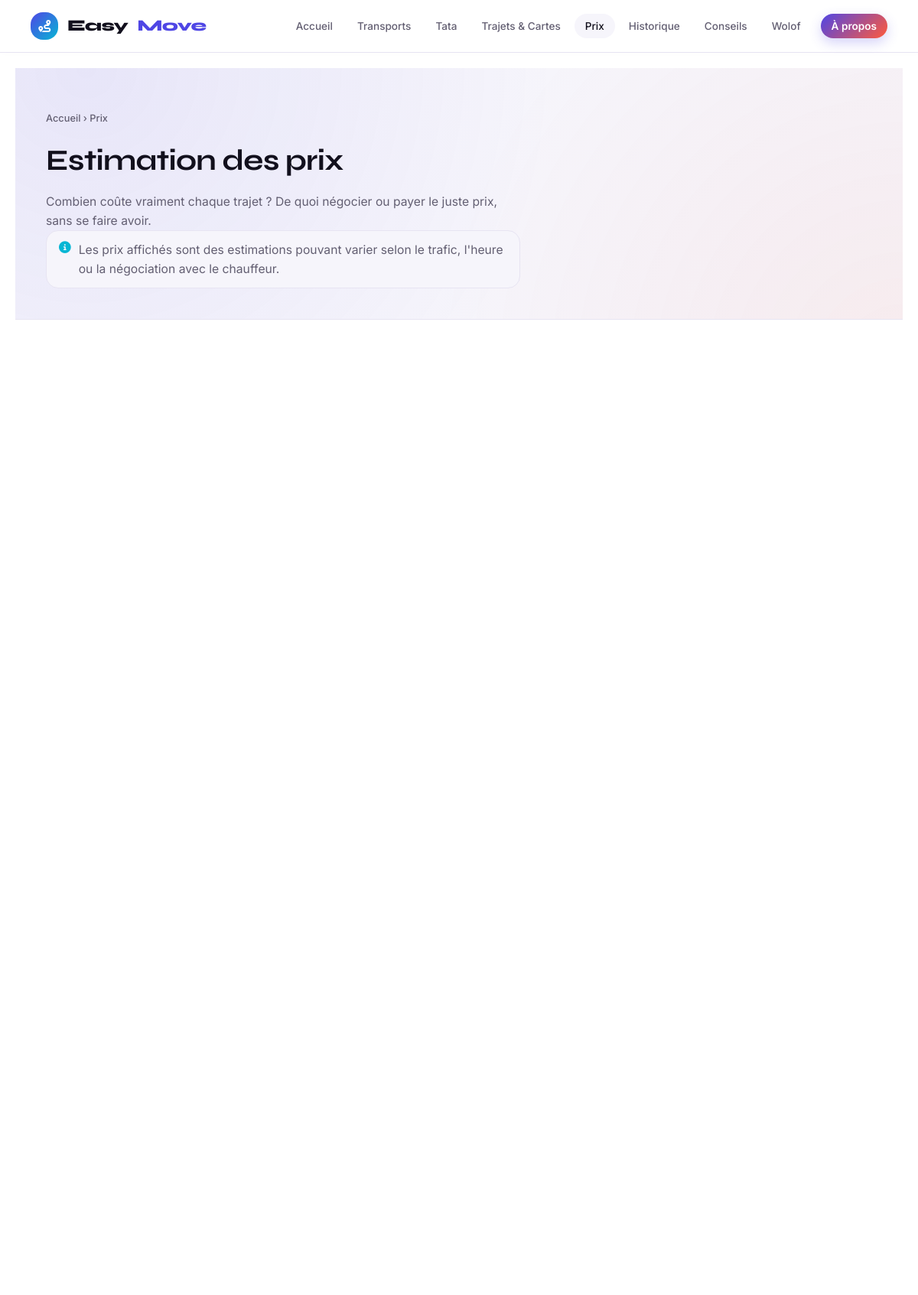
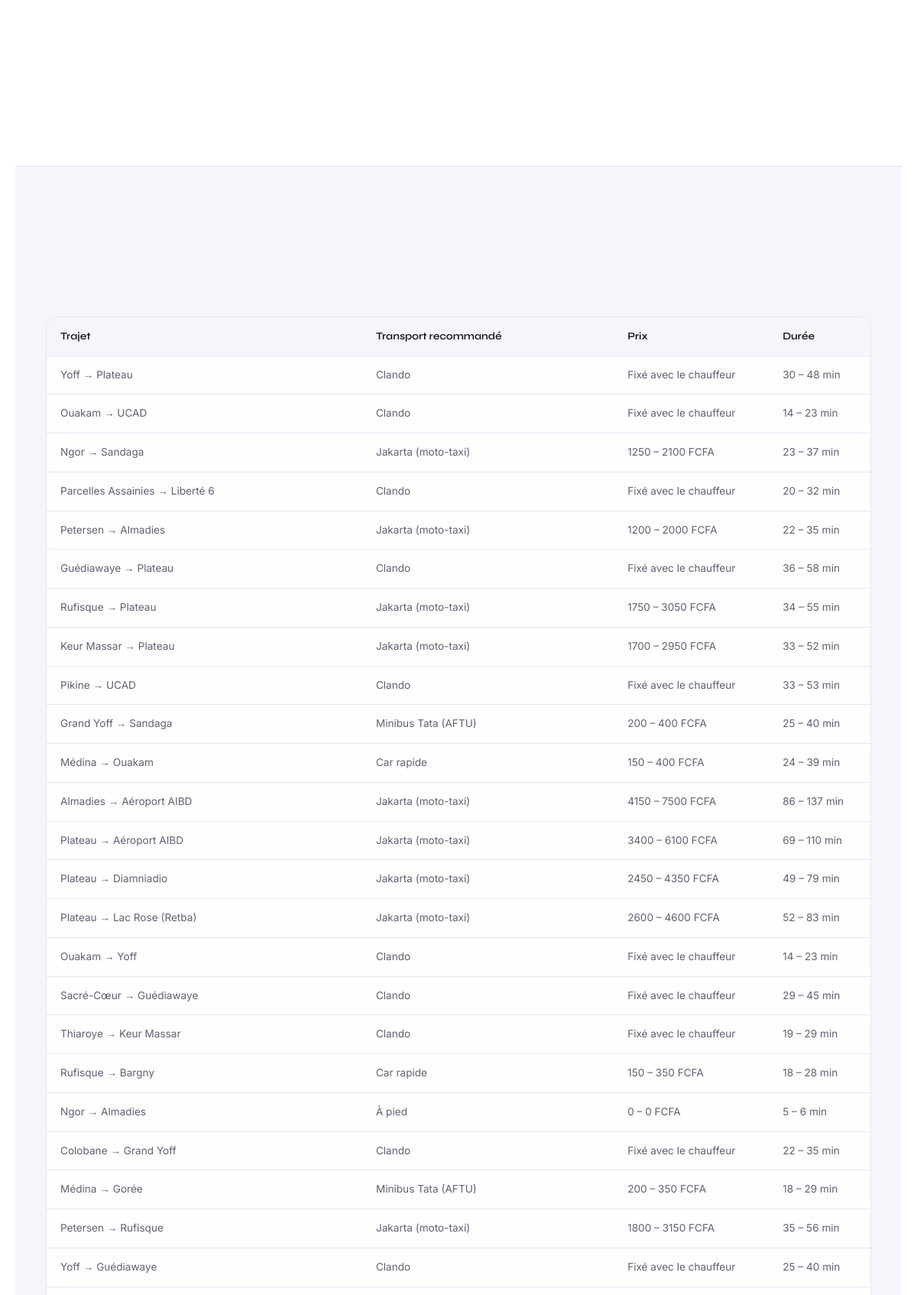
Screenshot of /prix (upper part) with the database file from the repository (2 pictures, top to bottom).
### tables this page shows
CREATE TABLE lieux (
    id_lieu       INTEGER PRIMARY KEY AUTOINCREMENT,
    nom           TEXT NOT NULL,
    type_lieu     TEXT NOT NULL,      -- ex: 'quartier', 'ville', 'aeroport', 'universite', 'site_touristique'
    latitude      REAL NOT NULL,
    longitude     REAL NOT NULL,
    description   TEXT
);

CREATE TABLE moyens_transport (
    id_transport    INTEGER PRIMARY KEY AUTOINCREMENT,
    nom             TEXT NOT NULL,
    image_url       TEXT,             -- URL/Chemin de l'image réelle (ex: /static/img/BRT.jpg)
    description     TEXT,
    cout_min        INTEGER,          -- en FCFA
    cout_max        INTEGER,          -- en FCFA
    niveau_confort  TEXT,             -- 'Faible', 'Moyen', 'Élevé'
    disponibilite   TEXT,             -- ex: '24h/24', 'Heures de bureau'
    avantages       TEXT,
    inconvenients   TEXT);

### app.py (the view)
@app.route("/prix")
def prix():
    transports = [dict(t) for t in database.get_tous_les_transports()]
    for t in transports:
        t["niveau_prix"] = get_niveau_prix(t["cout_min"], t["cout_max"])
    return render_template(
        "prix.html",
        transports=transports,
        trajets=database.get_tous_les_trajets(),
        active_page="prix",
    )

### app.py (called while the page is built)
def get_niveau_prix(cout_min, cout_max):
    moyenne = (cout_min + cout_max) / 2
    if moyenne <= 500:
        return {"label": "Économique", "classe": "badge-vert"}
    elif moyenne <= 2000:
        return {"label": "Moyen", "classe": "badge-jaune"}
    return {"label": "Cher", "classe": "badge-rouge"}

### database.py (called while the page is built, shortened)
def get_connection():
    conn = sqlite3.connect(DB_PATH)
    conn.row_factory = sqlite3.Row
    conn.execute("PRAGMA foreign_keys = ON")
    return conn

def get_tous_les_transports():
    conn = get_connection()
    transports = conn.execute(
        "SELECT * FROM moyens_transport ORDER BY cout_min"
    ).fetchall()
    conn.close()
    return transports

def _niveau_difficulte(options):
    meilleur_transit = None
    for o in options:
        if o["nom_transport"] not in ("Taxi", "Clando", "Jakarta (moto-taxi)", "À pied"):
            meilleur_transit = o
            break
    if meilleur_transit is None:
        return "Complexe"
    if meilleur_transit["correspondances"] == "Aucune":
        return "Facile"
    if meilleur_transit["correspondances"].startswith(("1 ", "2 ")):
        return "Moyen"
    return "Complexe"

def _construire_reponse(conn, lieu_depart, lieu_arrivee, graphe=None):
    options, distance_km = itineraire.calculer_itineraire(conn, lieu_depart, lieu_arrivee, graphe=graphe)
    trajet_info = {
        "id_trajet": None,
        "id_lieu_depart": lieu_depart["id_lieu"], "id_lieu_arrivee": lieu_arrivee["id_lieu"],
        "nom_depart": lieu_depart["nom"], "lat_depart": lieu_depart["latitude"], "lng_depart": lieu_depart["longitude"],
        "nom_arrivee": lieu_arrivee["nom"], "lat_arrivee": lieu_arrivee["latitude"], "lng_arrivee": lieu_arrivee["longitude"],
        "distance_km": round(distance_km, 1),
        "niveau_difficulte": _niveau_difficulte(options),
        "description": f"Itinéraire calculé automatiquement entre {lieu_depart['nom']} et {lieu_arrivee['nom']}.",
    }
    return {"trajet": trajet_info, "options": options}

def get_tous_les_trajets():
    conn = get_connection()
    lieux_par_nom = {l["nom"]: l for l in conn.execute("SELECT * FROM lieux").fetchall()}
    graphe = itineraire.Graphe(conn)
    resultat = []
    for nom_depart, nom_arrivee in TRAJETS_POPULAIRES:
        ld, la = lieux_par_nom.get(nom_depart), lieux_par_nom.get(nom_arrivee)
        if not ld or not la:
            continue
        resultat.append(_construire_reponse(conn, ld, la, graphe=graphe))
    conn.close()
    return resultat

### templates/prix.html (shortened to what this page needs)
{% extends "base.html" %}
{% from "_icons.html" import vignette_transport %}
{% block content %}
    <div class="page-header">
        <div class="container">
            <div class="breadcrumb"><a href="{{ url_for('accueil') }}">Accueil</a> › Prix</div>
            <h1>Estimation des prix</h1>
            <p>Combien coûte vraiment chaque trajet ? De quoi négocier ou payer le juste prix, sans se faire avoir.</p>
            <p class="prix-note"><i class="fa-solid fa-circle-info"></i> Les prix affichés sont des estimations pouvant varier selon le trafic, l'heure ou la négociation avec le chauffeur.</p>
        </div>
    </div>
    <section class="section">
        <div class="container">
        </div>
    </section>
    <section class="section section-alt">
        <div class="container">
            <div style="overflow-x: auto;">
                <table class="compare-table">
                    <thead>
                        <tr>
                            <th>Trajet</th>
                            <th>Transport recommandé</th>
                            <th>Prix</th>
                            <th>Durée</th>
                        </tr>
                    </thead>
                    <tbody>
                        {% for item in trajets %}
                        {% set t = item.trajet %}
                        {% set best = item.options[0] %}
                        <tr>
                            <td><span class="transport-name">{{ t.nom_depart }} → {{ t.nom_arrivee }}</span></td>
                            {% if best %}
                            <td>{{ best.nom_transport }}</td>
                            <td>{% if best.prix_libre %}Fixé avec le chauffeur{% else %}{{ best.prix_min }} – {{ best.prix_max }} FCFA{% endif %}</td>
                            <td>{{ best.duree_min_minutes }} – {{ best.duree_max_minutes }} min</td>
                            {% else %}
                            <td colspan="3">—</td>
                            {% endif %}
                        </tr>
                        {% endfor %}
                    </tbody>
                </table>
            </div>
        </div>
    </section>
{% endblock %}

### static/css/style.css (style rules this page uses)
:root { --bg-primary: #ffffff; --bg-secondary: #f6f5fb; --fond-carte: rgba(255, 255, 255, 0.92); --text-main: #12101d; --text-muted: #635f72; --accent: #12101d; --primary-blue: #4f46e5; --border-color: #e7e4f2; --border-light: rgba(18, 16, 29, 0.06); --border-active: rgba(18, 16, 29, 0.18); --shadow: 0 6px 22px rgba(79, 70, 229, 0.08); --shadow-bold: 0 16px 36px rgba(79, 70, 229, 0.24); --radius: 16px; --transition: all 0.2s ease; --accent-bleu: #4f46e5; --accent-cyan: #06b6d4; --accent-vert: #10b981; --accent-jaune: #f59e0b; --accent-rouge: #ef4444; --accent-corail: #ff5a3c; --gradient-brand: linear-gradient(135deg, var(--accent-bleu) 0%, var(--accent-corail) 100%); --gradient-warm: linear-gradient(135deg, var(--accent-corail), var(--accent-jaune)); }
*, *::before, *::after { box-sizing: border-box; margin: 0; padding: 0; }
html, body { background-color: var(--bg-primary); color: var(--text-main); font-family: 'Inter', sans-serif; line-height: 1.6; -webkit-font-smoothing: antialiased; min-height: 100vh; transition: background-color 0.2s, color 0.2s; }
a { color: inherit; text-decoration: none; transition: var(--transition); }
h1, h2, h3, h4 { font-family: 'Syne', sans-serif; letter-spacing: -0.02em; color: var(--text-main); }
.container { max-width: 1200px; margin: 0 auto; padding: 0 40px; }
.page-header { padding: 56px 0 40px; background: radial-gradient(circle at 8% 0%, rgba(79, 70, 229, 0.09), transparent 55%), radial-gradient(circle at 100% 120%, rgba(255, 90, 60, 0.07), transparent 50%), var(--bg-secondary); border-bottom: 1px solid var(--border-color); }
.breadcrumb { font-size: 0.8rem; color: var(--text-muted); margin-bottom: 14px; font-weight: 500; }
.breadcrumb a { color: var(--text-muted); }
.page-header h1 { font-size: clamp(1.7rem, 3.2vw, 2.4rem); margin-bottom: 10px; }
.page-header p { color: var(--text-muted); font-size: 0.98rem; max-width: 620px; margin: 0; }
.section, .page-content { padding: 80px 0; max-width: 1200px; margin: 0 auto; }
.section-alt { background: var(--bg-secondary); border-top: 1px solid var(--border-color); border-bottom: 1px solid var(--border-color); }
.compare-table, .wolof-table { width: 100%; border-collapse: separate; border-spacing: 0; background: var(--fond-carte); border: 1px solid var(--border-color); border-radius: var(--radius); overflow: hidden; font-size: 0.85rem; }
.compare-table th, .wolof-table th { background: var(--bg-secondary); color: var(--text-main); padding: 14px 18px; font-family: 'Syne', sans-serif; font-weight: 600; text-align: left; border-bottom: 1px solid var(--border-color); }
.compare-table td, .wolof-table td { padding: 14px 18px; border-bottom: 1px solid var(--border-color); color: var(--text-muted); }
.hero, .page-header, .about-hero { animation: fadeInUp 0.7s ease both; }
.prix-note { display: flex; align-items: flex-start; gap: 10px; margin-top: 14px; padding: 12px 16px; background: var(--bg-secondary); border: 1px solid var(--border-color); border-radius: var(--radius); color: var(--text-muted); font-size: 0.85rem; max-width: 640px; }
.prix-note i { color: var(--accent-cyan); margin-top: 2px; flex-shrink: 0; }

### rows the page displays
lieux: nom_depart "Yoff" "Yoff", nom_arrivee "Yoff"
lieux: nom_arrivee "Plateau" "Plateau" "Plateau" "Plateau", nom_depart "Plateau" "Plateau" "Plateau"
lieux: nom_depart "Ouakam" "Ouakam", nom_arrivee "Ouakam"
lieux: nom_arrivee "UCAD" "UCAD"
lieux: nom_depart "Ngor" "Ngor"
lieux: nom_arrivee "Sandaga" "Sandaga"
lieux: nom_depart "Parcelles Assainies"
lieux: nom_arrivee "Liberté 6"
lieux: nom_depart "Petersen" "Petersen"
lieux: nom_arrivee "Almadies" "Almadies", nom_depart "Almadies"
lieux: nom_depart "Guédiawaye", nom_arrivee "Guédiawaye" "Guédiawaye"
lieux: nom_depart "Rufisque" "Rufisque", nom_arrivee "Rufisque"
lieux: nom_depart "Keur Massar", nom_arrivee "Keur Massar"
lieux: nom_depart "Pikine"
lieux: nom_depart "Grand Yoff", nom_arrivee "Grand Yoff"
moyens_transport: nom_transport "Minibus Tata (AFTU)" "Minibus Tata (AFTU)"
lieux: nom_depart "Médina" "Médina"
moyens_transport: nom_transport "Car rapide" "Car rapide"
lieux: nom_arrivee "Aéroport AIBD" "Aéroport AIBD"
lieux: nom_arrivee "Diamniadio"
lieux: nom_arrivee "Lac Rose (Retba)"
lieux: nom_depart "Sacré-Cœur"
lieux: nom_depart "Thiaroye"
lieux: nom_arrivee "Bargny"
lieux: nom_depart "Colobane"
lieux: nom_arrivee "Gorée"

### other values shown
{{ best.nom_transport }} "Clando" "Clando" "Jakarta (moto-taxi)" "Clando" "Jakarta (moto-taxi)" "Clando" "Jakarta (moto-taxi)" "Jakarta (moto-taxi)" "Clando" "Jakarta (moto-taxi)" "Jakarta (moto-taxi)" "Jakarta (moto-taxi)" "Jakarta (moto-taxi)" "Clando" "Clando" "Clando" "À pied" "Clando" "Jakarta (moto-taxi)" "Clando"
{{ best.duree_min_minutes }} "30" "14" "23" "20" "22" "36" "34" "33" "33" "25" "24" "86" "69" "49" "52" "14" "29" "19" "18" "5" "22" "18" "35" "25"
{{ best.duree_max_minutes }} "48" "23" "37" "32" "35" "58" "55" "52" "53" "40" "39" "137" "110" "79" "83" "23" "45" "29" "28" "6" "35" "29" "56" "40"
{{ best.prix_min }} "1250" "1200" "1750" "1700" "200" "150" "4150" "3400" "2450" "2600" "150" "0" "200" "1800"
{{ best.prix_max }} "2100" "2000" "3050" "2950" "400" "400" "7500" "6100" "4350" "4600" "350" "0" "350" "3150"
